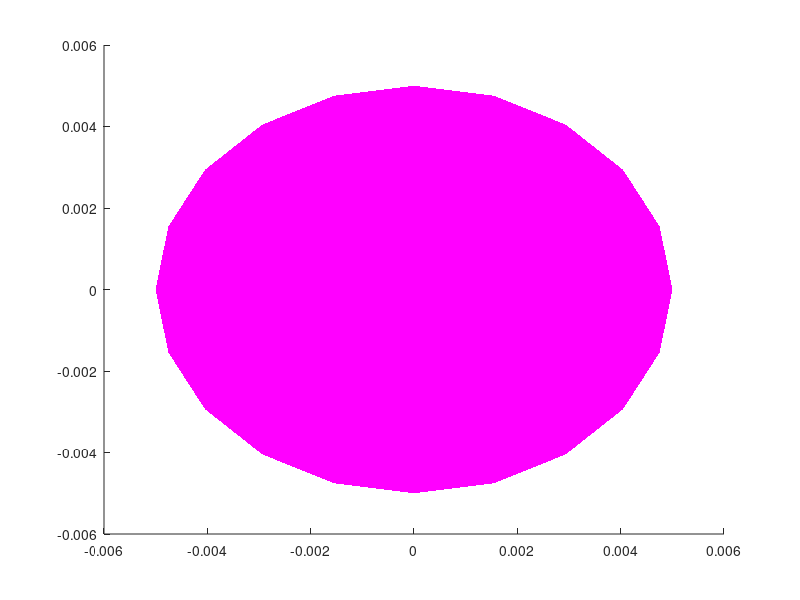

Source code (MATLAB): (Note: this script raises an error after producing the figure.)
clc;clear;
close all;
figure = figure('color',[1 1 1]);
                r = 0.005;
                [x,y,z] = sphere;
                hold on;
                hiso = surf(r*x,r*y,r*z);
                set(hiso,'EdgeColor','none','FaceColor',[1 0 1],'FaceAlpha',0.99);
                lighting phong
                light('position',[ 1,-1,-1])
                light('position',[ -1,1,1])
                hold on;
            axis off;
            daspect([1,1,1]);